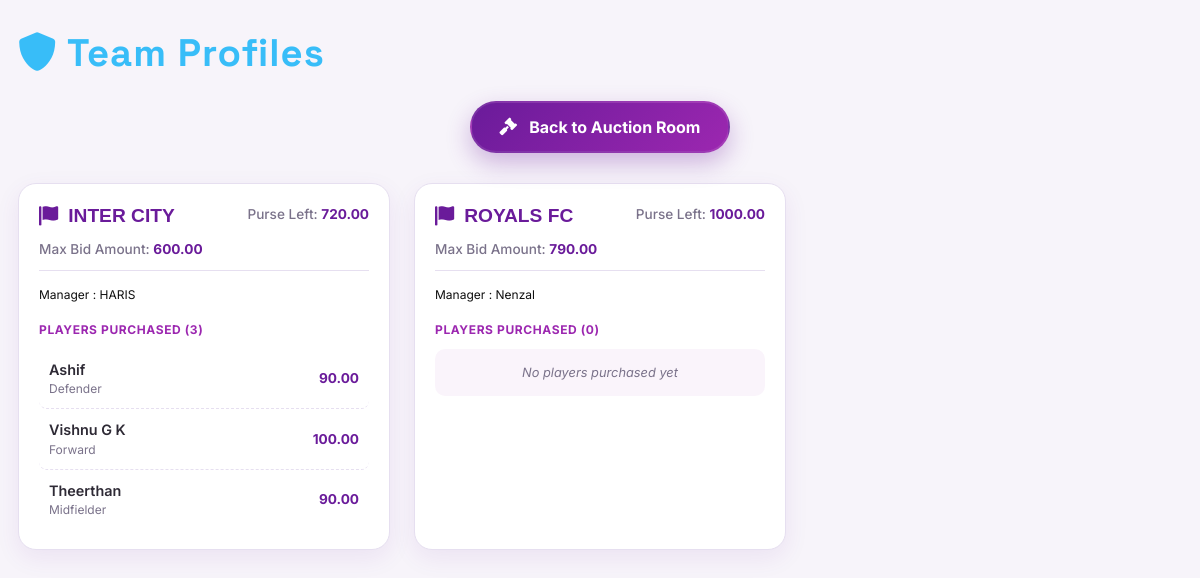
Page /team/ on the committed database.
### auction/models.py (models this page shows, shortened)
class Team(models.Model):
    name = models.CharField(max_length=100, unique=True)
    owner = models.CharField(max_length=100)
    purse_remaining = models.DecimalField(max_digits=10, decimal_places=2, default=0.00)
    def get_max_bid_amount(self):
        settings = Settings.get_instance()  # Ensure settings are loaded
        max_bid_amount = self.purse_remaining
        players_count = self.players.count()
        remaining_palyers = settings.team_capacity - players_count - 1
        amount = max_bid_amount - (remaining_palyers * settings.base_price)
        return max(0, amount)

class Settings(models.Model):
    title = models.CharField(max_length=200, default='Auction')
    auction_type = models.ForeignKey(
        'SportsType', on_delete=models.SET_NULL, null=True
    )
    base_price = models.DecimalField(max_digits=10, decimal_places=2, default=0.00)
    team_capacity = models.PositiveIntegerField(default=0)
    @classmethod
    def get_instance(cls):
        return cls.objects.get_or_create(pk=1)[0]

class Player(models.Model):
    Defender = 'Def'
    Forward = 'For'
    Goalkeeper = 'Goal'
    Midfielder = 'Mid'
    PLAYER_TYPES = [
        (Defender, 'Defender'),
        (Forward, 'Forward'),
        (Goalkeeper, 'Goalkeeper'),
        (Midfielder, 'Midfielder'),
    ]
    name = models.CharField(max_length=100)
    phone_number = models.CharField(max_length=20, null=True, blank=True)
    photo = models.ImageField(upload_to='player_photos/', null=True, blank=True)
    player_type = models.CharField(max_length=4, choices=PLAYER_TYPES)
    base_price = models.DecimalField(max_digits=10, decimal_places=2)
    is_sold = models.BooleanField(default=False)
    sold_to_team = models.ForeignKey(Team, on_delete=models.SET_NULL, null=True, blank=True, related_name='players')
    final_price = models.DecimalField(max_digits=10, decimal_places=2, null=True, blank=True)
    random_row = models.FloatField(default=0.0) # Used for random initial ordering
    auction_round = models.PositiveIntegerField(default=1)

### auction/views.py (the view)
# urls.py: path('team/', views.team_profile, name='team_profile'),
def team_profile(request):
    teams = Team.objects.prefetch_related('players').all()
    return render(request, 'team_profile.html', {'teams': teams})

### templates/team_profile.html (shortened to what this page needs)
{% extends "header.html" %}
{% block header %}
<i class="fas fa-shield-alt"></i> Team Profiles
{% endblock %}
{% block content %}
<div class="back-btn-container">
    <a href="{% url 'audience_view' %}" class="back-auction-btn">
        <i class="fas fa-gavel"></i> Back to Auction Room
    </a>
</div>
<div class="row g-4">
    {% for team in teams %}
    <div class="col-xl-4 col-lg-6 col-md-6 col-sm-12">
        <div class="team-card">
            <div class="team-header">
                <h2 class="team-title">
                    <i class="fas fa-flag me-1"></i> {{ team.name }}
                </h2>
                <div class="team-purse">
                    Purse Left:
                    <span>{{ team.purse_remaining }}</span>
                </div>
                <div class="team-purse">
                    Max Bid Amount:
                    <span>{{ team.get_max_bid_amount }}</span>
                </div>
            </div>
            <span style="font-size: 12px; color: #0f0f0f">
                Manager : {{ team.owner }}</span>
            <div class="players-section">
                <div class="players-title">
                    Players Purchased ({{ team.players.count }})
                </div>
                {% if team.players.all %}
                {% for p in team.players.all %}
                <div class="player-row">
                    <div>
                        <div class="player-name">{{ p.name }}</div>
                        <div class="player-role">{{ p.get_player_type_display }}</div>
                    </div>
                    <div class="player-price">
                        {{ p.final_price }}
                    </div>
                </div>
                {% endfor %}
                {% else %}
                <div class="no-player">
                    No players purchased yet
                </div>
                {% endif %}
            </div>
        </div>
    </div>
    {% endfor %}
</div>
{% endblock %}

### templates/team_profile.html (style rules this page uses)
:root { --yg-primary: #6A1B9A; --yg-secondary: #9C27B0; --yg-accent: #E040FB; --yg-bg: #F7F4FA; --yg-card: #FFFFFF; --yg-border: #E6DFF0; --yg-text-main: #2E2A35; --yg-text-soft: #7A728A; }
body { background: var(--yg-bg); }
.team-card { height: 100%; border-radius: 18px; padding: 20px; background: var(--yg-card); border: 1px solid var(--yg-border); box-shadow: 0 8px 24px rgba(106, 27, 154, 0.08); transition: transform .25s ease, box-shadow .25s ease; }
.team-header { display: flex; justify-content: space-between; align-items: flex-start; gap: 12px; margin-bottom: 10px; padding-bottom: 10px; border-bottom: 1px solid var(--yg-border); flex-wrap: wrap; }
.team-title { font-family: "Poppins", sans-serif; font-size: 1.2rem; font-weight: 700; color: var(--yg-primary); margin: 0; display: flex; align-items: center; gap: 6px; }
.team-purse { font-size: .85rem; font-weight: 500; color: var(--yg-text-soft); white-space: nowrap; }
.team-purse span { font-weight: 700; color: var(--yg-primary); }
.players-section { margin-top: 16px; }
.players-title { font-size: .75rem; font-weight: 700; letter-spacing: .6px; text-transform: uppercase; color: var(--yg-secondary); margin-bottom: 10px; }
.player-row { display: flex; justify-content: space-between; align-items: center; gap: 10px; padding: 10px; border-bottom: 1px dashed var(--yg-border); border-radius: 8px; transition: background .2s ease; flex-wrap: wrap; }
.player-row:last-child { border-bottom: none; }
.player-name { font-weight: 600; font-size: .9rem; color: var(--yg-text-main); }
.player-role { font-size: .75rem; color: var(--yg-text-soft); }
.player-price { font-weight: 700; font-size: .85rem; color: var(--yg-primary); margin-left: auto; }
.no-player { padding: 14px; font-size: .8rem; color: var(--yg-text-soft); font-style: italic; text-align: center; background: rgba(156, 39, 176, 0.05); border-radius: 10px; }
.back-btn-container { position: sticky; top: 20px; z-index: 100; margin-bottom: 30px; display: flex; justify-content: center; }
.back-auction-btn { background: linear-gradient(135deg, var(--yg-primary), var(--yg-secondary)); color: white; padding: 12px 28px; border-radius: 50px; font-weight: 700; font-size: 1rem; display: inline-flex; align-items: center; gap: 12px; box-shadow: 0 10px 25px rgba(106, 27, 154, 0.3); transition: all 0.3s cubic-bezier(0.175, 0.885, 0.32, 1.275); border: 2px solid rgba(255, 255, 255, 0.1); text-decoration: none; }
.back-auction-btn i { font-size: 1.1rem; animation: pulse-icon 2s infinite; }

### rows in the picture
Team: name "INTER CITY", purse_remaining "720.00", get_max_bid_amount "600.00", owner "HARIS", players.count "3"
Player: name "Ashif", player_type "Defender", final_price "90.00"
Player: name "Vishnu G K", player_type "Forward", final_price "100.00"
Player: name "Theerthan", player_type "Midfielder", final_price "90.00"
Team: name "ROYALS FC", purse_remaining "1000.00", get_max_bid_amount "790.00", owner "Nenzal", players.count "0", shows "No players purchased yet"
